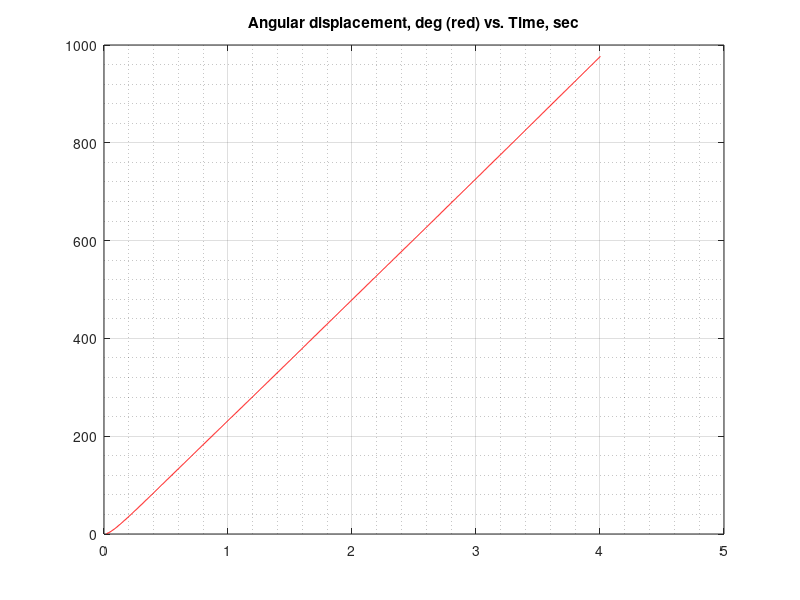
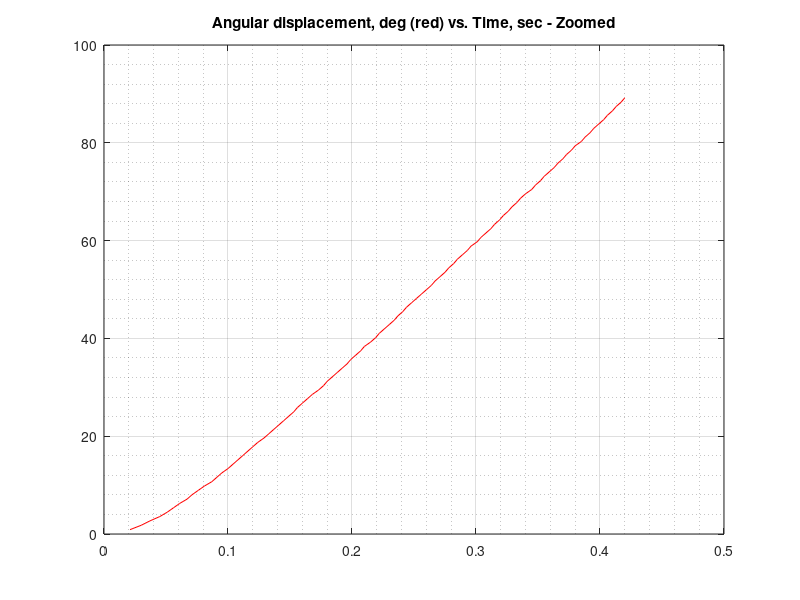
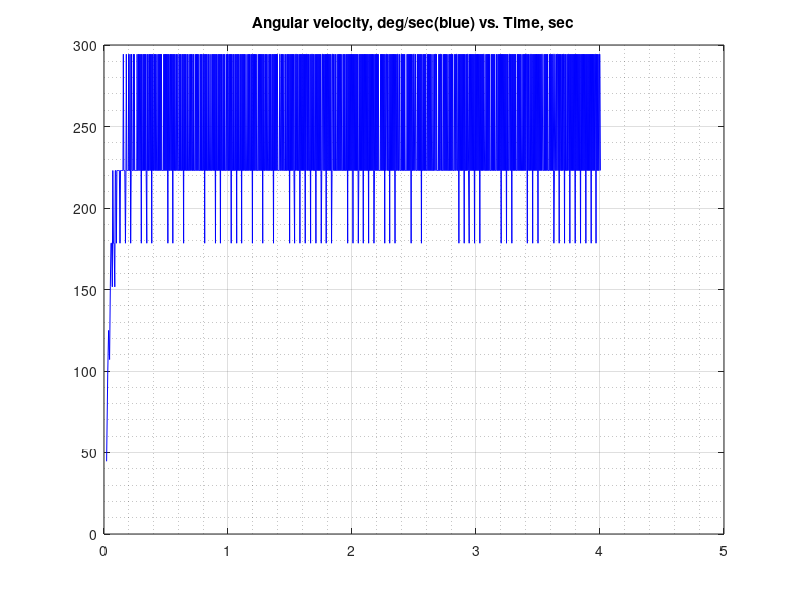
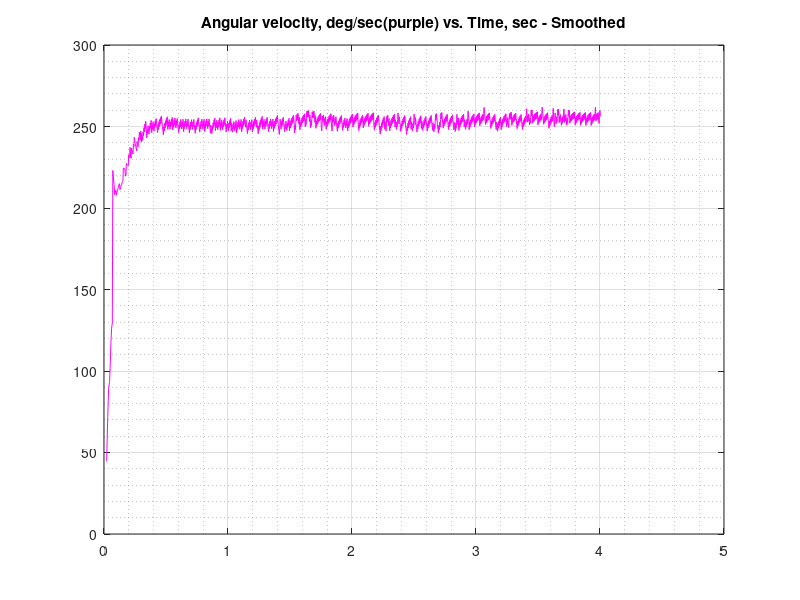

The MATLAB source for these figures, in order:
clc; clear; close all;
% ReadTxt_MEM458_Lab4_Motor_Model.m
fileID = fopen('file_MEM458_Lab4_Motor_Model.txt','r');
formatSpec = '%d %d %f';
sizeA = [3 Inf];
A = fscanf(fileID,formatSpec,sizeA);
fclose(fileID);
n=size(A);
t=A(1,1:n(2))/1000;   % time,  in sec
x=A(2,1:n(2));     % displacement, in count
v=A(3,1:n(2))*1000;  % velocity, in count/sec
v_old = v;
v(2)=(v(1)+v(2))/2;
v(3)=(v(2)*2+v(3))/3;
v(4)=(v(3)*3+v(4))/4;
v(5)=(v(4)*4+v(5))/5;
v(6)=(v(5)*5+v(6))/6;
v(7)=(v(6)*6+v(7))/7;
v(8)=(v(7)*7+v(8))/8;
v(9)=(v(9)*8+v(9))/9;

for i=10:1:n(2)
    v(i)=(v(i-1)*9+v(i))/10;
end

% 1073 counts  is equivalent to   922 degrees
x=x*0.892; % convert counts to degrees
v=v*0.892;  % convert counts to degrees
v_old=v_old*0.892;  % convert counts to degrees
figure(4)
plot(t,x,'r-')
title('Angular displacement, deg (red) vs. Time, sec')
grid on;
grid minor;
figure(5)
plot(t(1:100),x(1:100),'r-')
title('Angular displacement, deg (red) vs. Time, sec - Zoomed')
grid on;
grid minor;
figure(6)
plot(t,v_old,'b-')
title('Angular velocity, deg/sec(blue) vs. Time, sec')
grid on;
grid minor;

figure(7)
plot(t,v,'m-')
title('Angular velocity, deg/sec(purple) vs. Time, sec - Smoothed')
grid on;
grid minor;

figure(8)
plot(t(1:200),v(1:200),'m-',"DisplayName","Hardware Response")
title('Angular velocity, deg/sec(purple) vs. Time, sec - Smoothed & Zoomed')
grid on;
grid minor;
hold on;

w_ss = 250;
figure(8)
t2=linspace(0,0.79,100);
% typical dynamis model to match the experimenal data
v2=w_ss*(1-exp(-t2/0.08)); 
plot(t2,v2,'b-',"DisplayName", "Exponential Curvefit with \tau = 0.08 and \omega_{ss} = 250 degree/s")
grid on;
grid minor;
legend(Location="best")

